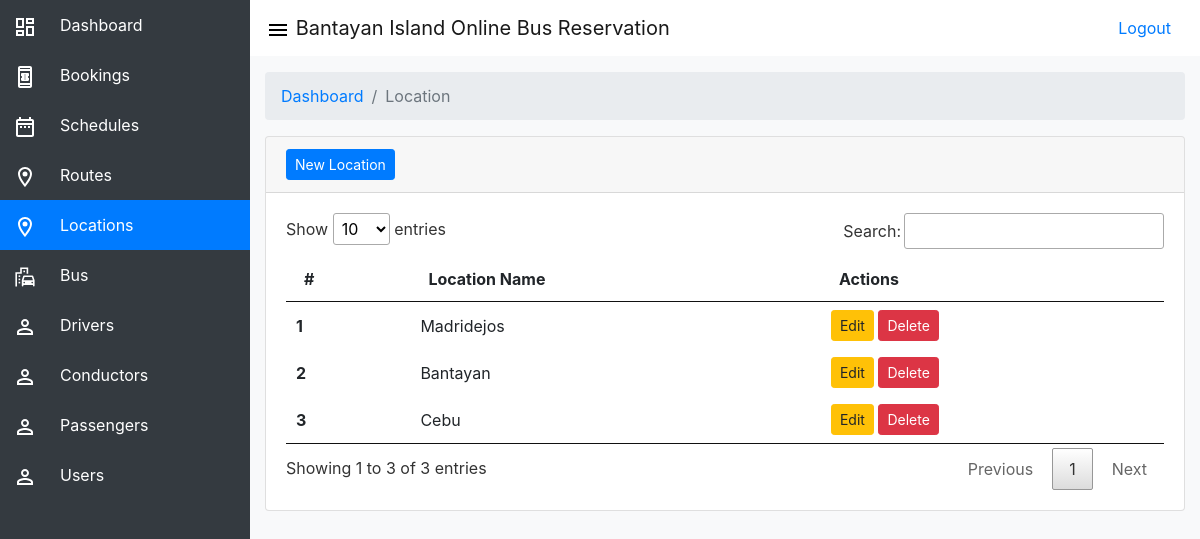
The app's page /admin/index.php?page=location (signed in) with its own data.
### tables this page shows
CREATE TABLE `tbllocation` (
  `id` int(11) NOT NULL,
  `location_name` varchar(250) NOT NULL
);

### admin/pages/location.php (the view, shortened to what this page needs)
<div>
    <nav aria-label="breadcrumb">
        <ol class="breadcrumb">
            <li class="breadcrumb-item"><a href="/ceres/admin">Dashboard</a></li>
            <li class="breadcrumb-item active" aria-current="page">Location</li>
        </ol>
    </nav>
    <div class="card">
        <div class="card-header">
            <button type="button" class="btn btn-primary btn-sm" data-toggle="modal" data-target="#newLocationModal">
                New Location
            </button>
        </div>
        <div class="card-body">
        <table id="myTable">
            <thead>
                <tr>
                    <th scope="col">#</th>
                    <th scope="col">Location Name</th>
                    <th scope="col">Actions</th>
                </tr>
            </thead>
            <tbody>
                <?php
                    $result = mysqli_query($conn,"SELECT * FROM tbllocation");
                    $i=1;
                    while($row = mysqli_fetch_array($result)) {
                ?>
                <tr id="<?php echo $row["id"]; ?>">
                    <th scope="row"><?php echo $i; ?></th>
                    <td><?php echo $row["location_name"]; ?></td>
                    <td>
                        <a href="#locationEditModal" class="btn btn-sm btn-warning locationUpdate"
                            data-id="<?php echo $row["id"]; ?>" data-location_name="<?php echo $row["location_name"]; ?>"
                            data-toggle="modal">Edit</a>
                        <a href="#locationDeleteModal" class="btn btn-sm btn-danger locationDelete"
                            data-id="<?php echo $row["id"]; ?>" data-toggle="modal">Delete</a>
                    </td>
                </tr>
                <?php
				    $i++;
				    }
				?>
            </tbody>
        </table>
        </div>
    </div>
</div>

### assets/css/adminStyles.css (style rules this page uses)
body { overflow-x: hidden; }

### records on screen
tbllocation: location_name "Madridejos"
tbllocation: location_name "Bantayan"
tbllocation: location_name "Cebu"
